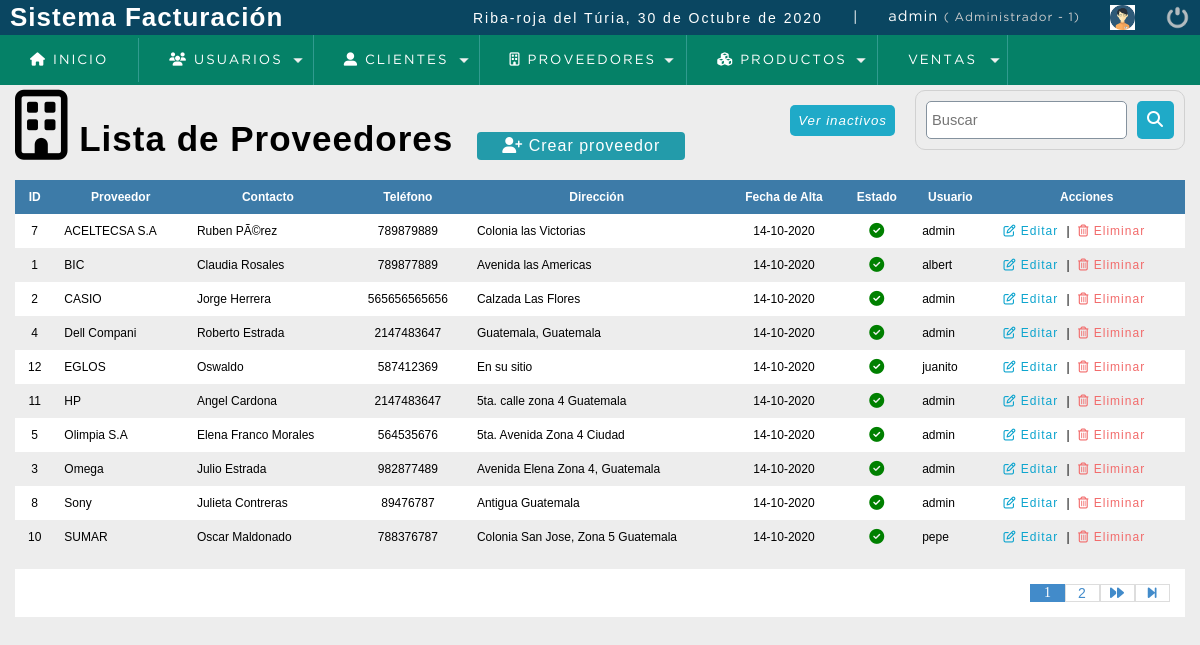
/sistema/lista_proveedores.php (signed in), run on the app's committed database.
### tables this page shows
CREATE TABLE `proveedor` (
  `codproveedor` int(11) NOT NULL,
  `proveedor` varchar(100) DEFAULT NULL,
  `contacto` varchar(100) DEFAULT NULL,
  `telefono` bigint(11) DEFAULT NULL,
  `direccion` text DEFAULT NULL,
  `fechaalta` datetime NOT NULL DEFAULT current_timestamp(),
  `usuario_id` int(11) NOT NULL,
  `estatus` int(11) NOT NULL DEFAULT 1
);

CREATE TABLE `usuario` (
  `idusuario` int(11) NOT NULL,
  `nombre` varchar(50) DEFAULT NULL,
  `correo` varchar(100) DEFAULT NULL,
  `usuario` varchar(15) DEFAULT NULL,
  `clave` varchar(100) DEFAULT NULL,
  `rol` int(11) DEFAULT NULL
);

### sistema/lista_proveedores.php (the view, shortened to what this page needs)
<?php
	include_once "../conexion.php";
	$seleccion = empty($_GET['cuales']) ? "activos" : $_GET['cuales'];
	$sql_registros = "SELECT sum(case when estatus = 0 then 0 else 1 end ) as total_registros_ok
	                       , sum(case when estatus = 0 then 1 else 0 end ) as total_registros_ko
	                  FROM proveedor  ";
	$query_registros = mysqli_query($conexion, $sql_registros);
	$res_registros = mysqli_fetch_array($query_registros);
	$total_registros_ok = $res_registros['total_registros_ok'];
	$total_registros_ko = $res_registros['total_registros_ko'];
	$total_registros = ($seleccion == "inactivos" ? $total_registros_ko : $total_registros_ok );
	$reg_por_pagina = 10;
	$eleccion_tg  = "";
	if ( $total_registros_ko )
	{
		$eleccion_tg  = '	<div class="form_select">';
		$eleccion_tg .= '<a href="?cuales='.($seleccion == "inactivos" ? "activos" : "inactivos" ).'" class="btn_select">'.($seleccion == "inactivos" ? "Ver activos" : "Ver inactivos").'</a>';
		$eleccion_tg .= '	</div>';
	}
	$seleccion_pag = ($seleccion == "inactivos" ? "&cuales=inactivos" : "" );
	if ( empty($_GET['pagina']))
	{
		$pagina = 1;
	} else
	{
		$pagina = $_GET['pagina'];
	}
	$total_paginas = ceil($total_registros / $reg_por_pagina);
	$desde = ($pagina - 1) * $reg_por_pagina;
	$paginadores = "";
	for ($i=1; $i <= $total_paginas; $i++) {
		if ( $i == $pagina )
		{
			$paginadores .= '<li class="pageSelected">'.$i.'</li>';
		} else
		{
			$paginadores .= '<li><a href="?pagina='.$i.$seleccion_pag.'">'.$i.'</a></li>';
		}
	}
	$sql = "SELECT p.codproveedor, p.proveedor, p.contacto, p.telefono, p.direccion, p.usuario_id, p.fechaalta, p.estatus, u.usuario
	        FROM proveedor p
	        INNER JOIN usuario u
	           ON p.usuario_id = u.idusuario";
     $sql .= ($seleccion == "inactivos" ? " WHERE p.estatus = 0 " : " WHERE p.estatus != 0 " );
	$sql .="ORDER BY proveedor ASC
	        LIMIT $desde, $reg_por_pagina";
	$query = mysqli_query($conexion, $sql);
	$resultado = 0;
	if ( $query )
	{
		$resultado = mysqli_num_rows($query);
	}
	if ( $resultado > 0 )
	{
		$tabla = "";
		while ( $datos = mysqli_fetch_array($query) )
		{
			$formato = 'Y-m-d H:i:s';
			$fecha = DateTime::createFromFormat($formato, $datos['fechaalta']);
			if ( $datos['estatus'] )
			{
				$estado  = '		<i class="fas fa-check-circle fa-lg" style="color: green;"></i></a>';
				$estado_accion  = '';
			} else
			{
				$estado  = '		<i class="fas fa-minus-circle fa-lg" style="color: red;"></a>';
				$estado_accion = '		<a href="editar_proveedor.php?id='.$datos['codproveedor'].'&estado=activar" class="link_activa"><i class="fas fa-check-circle" style="color: green;"></i> Activar</a>';
			}
			$fila  = '<tr>';
			$fila .= '	<td style="text-align: center;">'.$datos['codproveedor'].'</td>';
			$fila .= '	<td>'.$datos['proveedor'].'</td>';
			$fila .= '	<td>'.$datos['contacto'].'</td>';
			$fila .= '	<td style="text-align: center;">'.$datos['telefono'].'</td>';
			$fila .= '	<td>'.$datos['direccion'].'</td>';
			$fila .= '	<td style="text-align: center;">'.$fecha->format("d-m-Y").'</td>';
			$fila .= '	<td style="text-align: center;">'.$estado.'</td>';
			$fila .= '	<td>'.$datos['usuario'].'</td>';
			$fila .= '	<td>';
			if ( $estado_accion == "" )
			{
				$fila .= '		<a href="editar_proveedor.php?id='.$datos['codproveedor'].'" class="link_edit"><i class="far fa-edit"></i> Editar</a>';
				if ( $_SESSION['rol'] == 1 || $_SESSION['rol'] == 2 )
				{
					$fila .= '		|';
					$fila .= '		<a href="eliminar_confirmar_proveedor.php?id='.$datos['codproveedor'].'" class="link_del"><i class="far fa-trash-alt"></i> Eliminar</a>';
				}
			} else
			{
				if ( $_SESSION['rol'] == 1 )
				{
					$fila .= $estado_accion;
				}
			}
			$fila .= '	</td>';
			$fila .= '</tr>';
			$tabla .= $fila;
		}
	}
?>
<!DOCTYPE html>
<html lang="en">
<head>
	<?php include_once("includes/scripts.php") ?>
</head>
<body>
	<?php include_once("includes/cabecera.php") ?>
	<section id="contenedor">
		<h1><i class="far fa-building fa-2x"></i> Lista de Proveedores</h1>
		<a href="registro_proveedor.php" class="btn_new"><i class="fas fa-user-plus"></i> Crear proveedor</a>
		<form action="buscar_proveedor.php" method="get" class="form_search">
			<input type="text" id="busqueda" name="busqueda" placeholder="Buscar">
			<button type="submit" class="btn_search"><i class="fas fa-search"></i></button>
		</form>
		<?php echo $eleccion_tg; ?>
		<div class="contenedorTabla tablaProveedor">
			<table>
				<thead>
					<tr>
						<th>ID</th>
						<th>Proveedor</th>
						<th>Contacto</th>
						<th>Teléfono</th>
						<th>Dirección</th>
						<th>Fecha de Alta</th>
						<th>Estado</th>
						<th>Usuario</th>
						<th>Acciones</th>
					</tr>
				</thead>
				<tbody>
					<?php echo $tabla; ?>
				</tbody>
			</table>
		</div>
		<div class="paginador">
			<ul>
				<?php echo ( $total_paginas == 1 ? '' : $paginadores); ?>
				<?php echo ( $pagina  >= $total_paginas ? '' : '<li><a href="?pagina='.($pagina + 1).$seleccion_pag.'"><i class="fas fa-forward"></i></a></li>' .
				                                               '<li><a href="?pagina='. $total_paginas . $seleccion_pag . '"><i class="fas fa-step-forward"></i></a></li>') ?>
			</ul>
		</div>
	</section>
</body>
</html>

### sistema/css/style.css (style rules this page uses)
* { margin: 0; padding: 0; box-sizing: border-box; }
body { background: #ededed; }
h1, h2, h3, h4, h5, h6 { font-family: 'arial'; font-weight: bold; letter-spacing: 1px; }
h1 { font-size: 26px; }
a { text-decoration: none; letter-spacing: 1px; font-family: arial; }
#contenedor { padding: 90px 15px 15px; }
form { background: #fff; margin: auto; padding: 20px 50px; border: 1px solid #d1d1d1; }
input, select { display: block; width: 100%; font-size: 11pt; padding: 5px; border: 1px solid #85929e; border-radius: 5px; }
#contenedor h1 { font-size: 35px; display: inline-block; }
.btn_new, .btn_ok, .btn_add, .btn_act { background: #239baa; color: #fff; display: inline-block; padding: 5px 25px; border-radius: 4px; cursor: pointer; margin: 20px; border: 0; text-align: center; }
table { border-collapse: collapse; font-size: 12px; font-family: 'Arial'; width: 100%; }
table th { text-align: center; padding: 10px; background: #3d7ba8; color: #fff; }
table tr:nth-child(odd) { background: #fff; }
table td { padding: 10px; }
.link_edit { color: #0ca4ce; padding-right: 5px; padding-left: 5px; }
.link_del { color: #f26b6b; padding-left: 5px; }
.paginador ul { padding: 15px; list-style: none; background: #fff; margin-top: 15px; display: -webkit-flex; display: -moz-flex; display: -mos-flex; display: -o-flex; display: flex; justify-content: flex-end; }
.paginador a, .pageSelected { color: #428bca; border: 1px solid #ddd; display: inline-block; font-size: 14px; text-align: center; width: 35px; }
.pageSelected { color: #fff; background: #428bca; border: 1px solid #428bca; }
.form_search { display: -webkit-flex; display: -moz-flex; display: -ms-flex; display: -o-flex; display: flex; float: right; background: initial; padding: 10px; border-radius: 10px; }
.form_search .btn_search { background: #1faac8; color: #fff; padding: 10px; border: 0; margin-left: 10px; cursor: pointer; border-radius: 5px; }
div.form_select { display: -webkit-flex; display: -moz-flex; display: -ms-flex; display: -o-flex; display: flex; float: right; background: #1faac8; border: 0; margin: 15px 20px; border-radius: 5px; }
a.btn_select { color: #fff; padding: 8px; border: 0; cursor: pointer; letter-spacing: 1px; font-size: 10pt; font-style: italic; }
button { text-decoration: none; letter-spacing: 1px; font-family: arial; font-size: 12pt; }

### data on the page
proveedor: codproveedor "7", proveedor "ACELTECSA S.A", contacto "Ruben PÃ©rez", telefono "789879889", direccion "Colonia las Victorias", fechaalta "14-10-2020"
usuario: usuario "admin admin admin admin admin admin admin"
proveedor: codproveedor "1", proveedor "BIC", contacto "Claudia Rosales", telefono "789877889", direccion "Avenida las Americas", fechaalta "14-10-2020"
usuario: usuario "albert"
proveedor: codproveedor "2", proveedor "CASIO", contacto "Jorge Herrera", telefono "565656565656", direccion "Calzada Las Flores", fechaalta "14-10-2020"
proveedor: codproveedor "4", proveedor "Dell Compani", contacto "Roberto Estrada", telefono "2147483647", direccion "Guatemala, Guatemala", fechaalta "14-10-2020"
proveedor: codproveedor "12", proveedor "EGLOS", contacto "Oswaldo", telefono "587412369", direccion "En su sitio", fechaalta "14-10-2020"
usuario: usuario "juanito"
proveedor: codproveedor "11", proveedor "HP", contacto "Angel Cardona", telefono "2147483647", direccion "5ta. calle zona 4 Guatemala", fechaalta "14-10-2020"
proveedor: codproveedor "5", proveedor "Olimpia S.A", contacto "Elena Franco Morales", telefono "564535676", direccion "5ta. Avenida Zona 4 Ciudad", fechaalta "14-10-2020"
proveedor: codproveedor "3", proveedor "Omega", contacto "Julio Estrada", telefono "982877489", direccion "Avenida Elena Zona 4, Guatemala", fechaalta "14-10-2020"
proveedor: codproveedor "8", proveedor "Sony", contacto "Julieta Contreras", telefono "89476787", direccion "Antigua Guatemala", fechaalta "14-10-2020"
proveedor: codproveedor "10", proveedor "SUMAR", contacto "Oscar Maldonado", telefono "788376787", direccion "Colonia San Jose, Zona 5 Guatemala", fechaalta "14-10-2020"
usuario: usuario "pepe"

### other printed values
fechaC() "30 de Octubre de 2020"
$_SESSION['usuario'] "admin"
$_SESSION['nom_rol'] "Administrador"
$_SESSION['rol'] "1"
